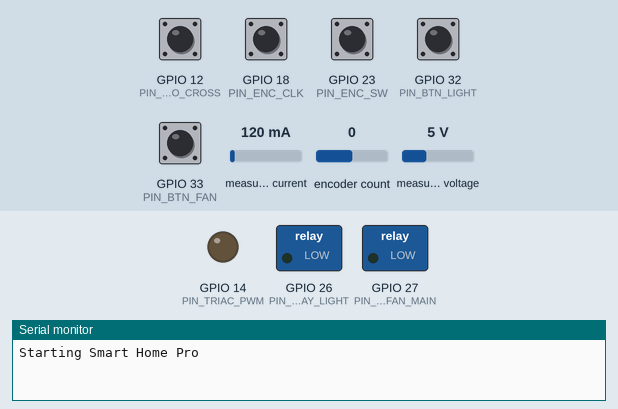
This program was run on a simulated ESP32. On the bench: switched loads named in the program (green lamp = pin HIGH), output pins drawn as LEDs (lit = HIGH), the last lines printed to the serial monitor. The inputs (shaded band) are chosen by the test bench; at power-on: GPIO 12 (PIN_ZERO_CROSS), GPIO 18 (PIN_ENC_CLK), GPIO 23 (PIN_ENC_SW), GPIO 32 (PIN_BTN_LIGHT), GPIO 33 (PIN_BTN_FAN) HIGH, measured current 120 mA, encoder count 0, measured voltage 5 V. WiFi joins after 1.5 s; servers stay silent unless stated.

Above: at 1.2 s.
1.3 s: GPIO 23 (PIN_ENC_SW) pulled LOW for 0.15 s
At 2.2 s:
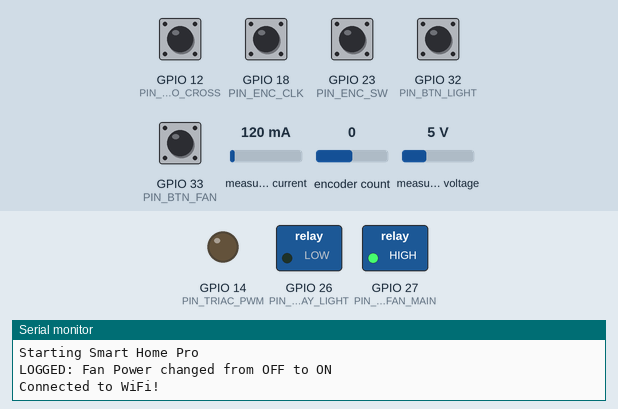
2.9 s: GPIO 32 (PIN_BTN_LIGHT) pulled LOW for 0.15 s
At 4.1 s:
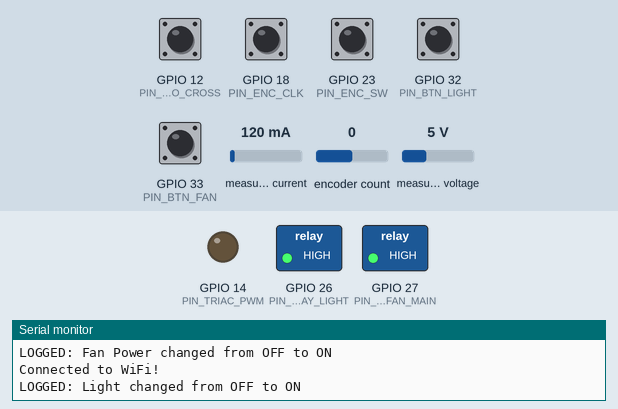
4.5 s: GPIO 33 (PIN_BTN_FAN) pulled LOW for 0.15 s
At 5.7 s:
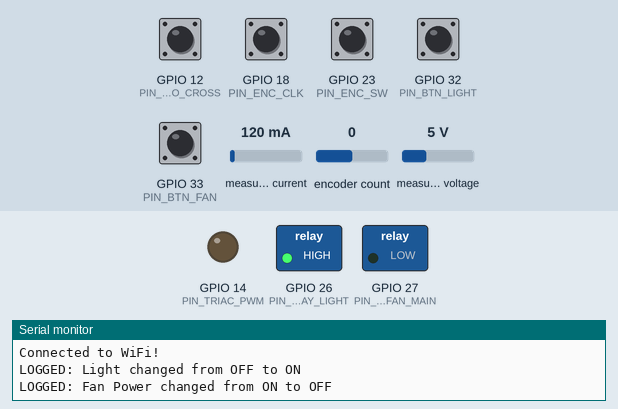
6.1 s: GPIO 32 (PIN_BTN_LIGHT) pulled LOW for 1 s
At 7.6 s:
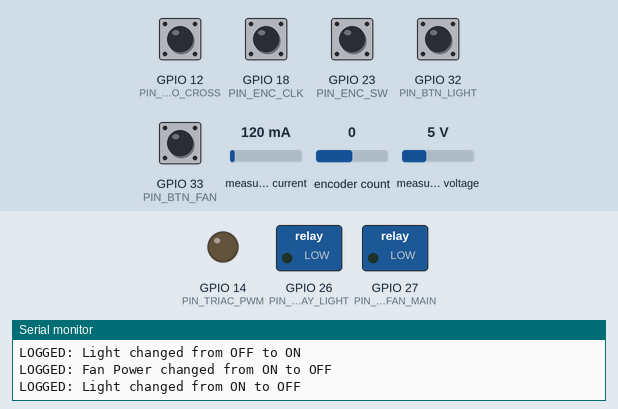
8.6 s: GPIO 23 (PIN_ENC_SW) pulled LOW for 1 s
At 9.8 s:
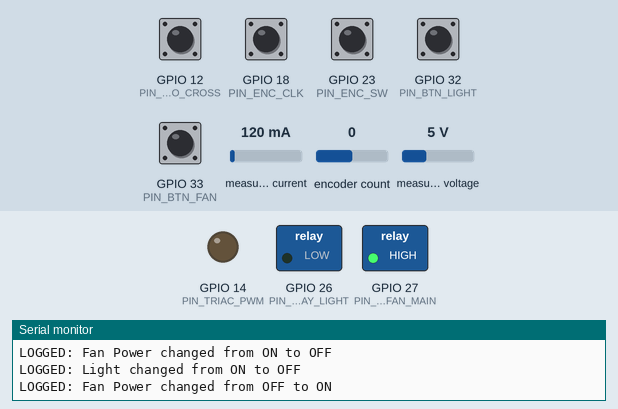
Timing chart, 0 to 11.6 s (numbered marks = the images above; inputs shaded):
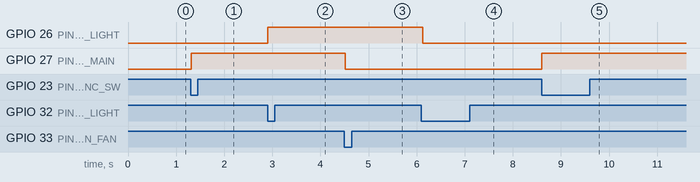

Measured:
- after the input at 1.3 s, GPIO 27 (PIN_RELAY_FAN_MAIN): LOW → HIGH at once
- after the input at 2.9 s, GPIO 26 (PIN_RELAY_LIGHT): LOW → HIGH at once
- after the input at 4.5 s, GPIO 27 (PIN_RELAY_FAN_MAIN): HIGH → LOW at once
- after the input at 6.1 s, GPIO 26 (PIN_RELAY_LIGHT): HIGH → LOW at once
- after the input at 8.6 s, GPIO 27 (PIN_RELAY_FAN_MAIN): LOW → HIGH at once

The program:

main.cpp
```cpp
#include <Arduino.h>
#include "Config.h"
#include "NetworkManager.h"
#include "FanController.h"
#include "PowerMonitor.h"
#include "InputManager.h"

// FreeRTOS Task Handles
TaskHandle_t NetworkTaskHandle;
TaskHandle_t HardwareTaskHandle;

// Global State
bool currentLightOn = false;
bool currentFanOn = false;
int currentFanSpeed = 50;

void onLightToggle() {
    bool prevState = currentLightOn;
    currentLightOn = !currentLightOn;
    digitalWrite(PIN_RELAY_LIGHT, currentLightOn ? HIGH : LOW);
    network.updateFirebaseState(currentLightOn, currentFanOn, currentFanSpeed, powerMonitor.getVoltage(), powerMonitor.getCurrent(), powerMonitor.getPower(), powerMonitor.getEnergy());
    network.logEvent("Light", prevState ? "ON" : "OFF", currentLightOn ? "ON" : "OFF");
}

void onFanToggle() {
    bool prevState = currentFanOn;
    currentFanOn = !currentFanOn;
    digitalWrite(PIN_RELAY_FAN_MAIN, currentFanOn ? HIGH : LOW);
    if(currentFanOn) {
        fan.setSpeed(currentFanSpeed);
    } else {
        fan.setSpeed(0);
    }
    network.updateFirebaseState(currentLightOn, currentFanOn, currentFanSpeed, powerMonitor.getVoltage(), powerMonitor.getCurrent(), powerMonitor.getPower(), powerMonitor.getEnergy());
    network.logEvent("Fan Power", prevState ? "ON" : "OFF", currentFanOn ? "ON" : "OFF");
}

void onEncoderTurn(int direction) {
    if(!currentFanOn) return;

    int prevSpeed = currentFanSpeed;
    currentFanSpeed += (direction * 5); // Change by 5% increments
    if(currentFanSpeed > 100) currentFanSpeed = 100;
    if(currentFanSpeed < 0) currentFanSpeed = 0;

    fan.setSpeed(currentFanSpeed);
    network.updateFirebaseState(currentLightOn, currentFanOn, currentFanSpeed, powerMonitor.getVoltage(), powerMonitor.getCurrent(), powerMonitor.getPower(), powerMonitor.getEnergy());
    network.logEvent("Fan Speed", String(prevSpeed) + "%", String(currentFanSpeed) + "%");
}

void NetworkTask(void *pvParameters) {
    network.begin();
    for(;;) {
        network.loop();
        vTaskDelay(pdMS_TO_TICKS(10)); // Yield
    }
}

void HardwareTask(void *pvParameters) {
    // Init hardware components
    pinMode(PIN_RELAY_LIGHT, OUTPUT);
    pinMode(PIN_RELAY_FAN_MAIN, OUTPUT);
    digitalWrite(PIN_RELAY_LIGHT, LOW);
    digitalWrite(PIN_RELAY_FAN_MAIN, LOW);

    fan.begin();
    powerMonitor.begin();
    inputManager.begin();

    inputManager.onLightToggle(onLightToggle);
    inputManager.onFanToggle(onFanToggle);
    inputManager.onEncoderTurn(onEncoderTurn);
    // Use encoder press for Fan Toggle as well
    inputManager.onEncoderPress(onFanToggle);

    for(;;) {
        inputManager.update();
        powerMonitor.update();

        vTaskDelay(pdMS_TO_TICKS(20));
    }
}

void setup() {
    Serial.begin(115200);
    Serial.println("Starting Smart Home Pro");

    // Network Task on Core 0 (Protocol Core)
    xTaskCreatePinnedToCore(
        NetworkTask,
        "NetworkTask",
        8192,
        NULL,
        1,
        &NetworkTaskHandle,
        0
    );

    // Hardware Task on Core 1 (App Core)
    xTaskCreatePinnedToCore(
        HardwareTask,
        "HardwareTask",
        4096,
        NULL,
        2,
        &HardwareTaskHandle,
        1
    );
}

void loop() {
    // Delete setup/loop task to free memory, as we use FreeRTOS tasks
    vTaskDelete(NULL);
}
```

FanController.cpp
```cpp
#include "FanController.h"
#include "Config.h"

FanController fan;

volatile uint32_t delayTime = 0;
volatile bool zeroCrossed = false;
hw_timer_t * timer = NULL;

void IRAM_ATTR FanController::zeroCrossInterrupt() {
    zeroCrossed = true;
    if(delayTime > 0) {
        timerAlarmWrite(timer, delayTime, false);
        timerRestart(timer);
        timerAlarmEnable(timer);
    }
}

void IRAM_ATTR FanController::timerInterrupt() {
    if(zeroCrossed) {
        digitalWrite(PIN_TRIAC_PWM, HIGH);
        delayMicroseconds(10);
        digitalWrite(PIN_TRIAC_PWM, LOW);
        zeroCrossed = false;
    }
}

void FanController::begin() {
    pinMode(PIN_TRIAC_PWM, OUTPUT);
    digitalWrite(PIN_TRIAC_PWM, LOW);
    pinMode(PIN_ZERO_CROSS, INPUT_PULLUP);

    timer = timerBegin(0, 80, true); // 1us tick (80MHz/80)
    timerAttachInterrupt(timer, &FanController::timerInterrupt, true);

    attachInterrupt(digitalPinToInterrupt(PIN_ZERO_CROSS), &FanController::zeroCrossInterrupt, RISING);
}

void FanController::setSpeed(uint8_t percentage) {
    currentSpeed = percentage;
    if (percentage == 0) {
        delayTime = 0; // Off
        digitalWrite(PIN_TRIAC_PWM, LOW);
    } else if (percentage >= 100) {
        delayTime = 50; // Almost immediate firing
    } else {
        // Map 1-99% to delay time in microseconds
        // 50Hz AC half cycle is 10000us
        delayTime = map(percentage, 1, 99, 9000, 1000);
    }
}
```

FanController.h
```cpp
#pragma once
#include <Arduino.h>

class FanController {
public:
    void begin();
    void setSpeed(uint8_t percentage); // 0 - 100
    uint8_t getSpeed() const { return currentSpeed; }

    static void IRAM_ATTR zeroCrossInterrupt();
    static void IRAM_ATTR timerInterrupt();

private:
    uint8_t currentSpeed = 0;
};

extern FanController fan;
```

InputManager.cpp
```cpp
#include "InputManager.h"
#include "Config.h"

InputManager inputManager;

// ISR for Rotary Encoder
void IRAM_ATTR checkPosition() {
    inputManager.getEncoder()->tick();
}

void InputManager::begin() {
    pinMode(PIN_BTN_LIGHT, INPUT_PULLUP);
    pinMode(PIN_BTN_FAN, INPUT_PULLUP);
    pinMode(PIN_ENC_SW, INPUT_PULLUP);

    encoder = new RotaryEncoder(PIN_ENC_DT, PIN_ENC_CLK, RotaryEncoder::LatchMode::TWO03);

    attachInterrupt(digitalPinToInterrupt(PIN_ENC_CLK), checkPosition, CHANGE);
    attachInterrupt(digitalPinToInterrupt(PIN_ENC_DT), checkPosition, CHANGE);
}

void InputManager::update() {
    // Encoder position check is handled via ISR, but we check if position changed here
    int newPos = encoder->getPosition();
    if (newPos != 0) {
        if(encCb) encCb(newPos);
        encoder->setPosition(0);
    }

    unsigned long currentMillis = millis();

    // Debounce Light Button
    bool lightReading = digitalRead(PIN_BTN_LIGHT);
    if (lightReading != lastLightBtn) {
        if (currentMillis - lastDebounceLight > 50) {
            if (lightReading == LOW && lightCb) {
                lightCb();
            }
            lastLightBtn = lightReading;
            lastDebounceLight = currentMillis;
        }
    }

    // Debounce Fan Button
    bool fanReading = digitalRead(PIN_BTN_FAN);
    if (fanReading != lastFanBtn) {
        if (currentMillis - lastDebounceFan > 50) {
            if (fanReading == LOW && fanCb) {
                fanCb();
            }
            lastFanBtn = fanReading;
            lastDebounceFan = currentMillis;
        }
    }

    // Debounce Encoder Button
    bool encReading = digitalRead(PIN_ENC_SW);
    if (encReading != lastEncBtn) {
        if (currentMillis - lastDebounceEnc > 50) {
            if (encReading == LOW && encPressCb) {
                encPressCb();
            }
            lastEncBtn = encReading;
            lastDebounceEnc = currentMillis;
        }
    }
}
```

InputManager.h
```cpp
#pragma once
#include <Arduino.h>
#include <RotaryEncoder.h>

class InputManager {
public:
    void begin();
    void update();

    typedef void (*ButtonCallback)();
    typedef void (*EncoderCallback)(int direction);

    void onLightToggle(ButtonCallback cb) { lightCb = cb; }
    void onFanToggle(ButtonCallback cb) { fanCb = cb; }
    void onEncoderTurn(EncoderCallback cb) { encCb = cb; }
    void onEncoderPress(ButtonCallback cb) { encPressCb = cb; }

    RotaryEncoder* getEncoder() { return encoder; }

private:
    RotaryEncoder* encoder;
    ButtonCallback lightCb = nullptr;
    ButtonCallback fanCb = nullptr;
    EncoderCallback encCb = nullptr;
    ButtonCallback encPressCb = nullptr;

    bool lastLightBtn = HIGH;
    bool lastFanBtn = HIGH;
    bool lastEncBtn = HIGH;

    unsigned long lastDebounceLight = 0;
    unsigned long lastDebounceFan = 0;
    unsigned long lastDebounceEnc = 0;
};

extern InputManager inputManager;
```

NetworkManager.cpp
```cpp
#include "NetworkManager.h"

NetworkManager network;

void NetworkManager::begin() {
    initWiFi();
    initFirebase();
}

void NetworkManager::initWiFi() {
    WiFiManager wm;
    bool res = wm.autoConnect("SmartHome_ESP32", "admin123");
    if(!res) {
        Serial.println("Failed to connect");
        ESP.restart();
    }
    else {
        Serial.println("Connected to WiFi!");
    }
}

void NetworkManager::initFirebase() {
    config.api_key = FIREBASE_API_KEY;

    // Anonymous auth or email/pass. Usually email/pass for devices.
    auth.user.email = "device@smarthome.local";
    auth.user.password = "device1234";

    Firebase.begin(&config, &auth);
    Firebase.reconnectWiFi(true);
}

void NetworkManager::loop() {
    if (Firebase.ready() && (millis() - sendDataPrevMillis > HEARTBEAT_INTERVAL_MS || sendDataPrevMillis == 0)) {
        sendDataPrevMillis = millis();
        // Send heartbeat to RTDB
        Firebase.RTDB.setInt(&fbdo, "devices/main_controller/lastSeen", millis());
    }
}

void NetworkManager::updateFirebaseState(bool lightOn, bool fanOn, int fanSpeed, float voltage, float current, float power, float energy) {
    if(Firebase.ready()){
        // Ultra-low latency RTDB push
        FirebaseJson json;
        json.set("lightOn", lightOn);
        json.set("fanOn", fanOn);
        json.set("fanSpeed", fanSpeed);
        json.set("voltage", voltage);
        json.set("power", power);
        Firebase.RTDB.setJSON(&fbdo, "devices/main_controller", &json);
    }
}

void NetworkManager::logEvent(const String& device, const String& previousState, const String& newState) {
    if(Firebase.ready()){
        // Log to Firestore collection
        FirebaseJson content;
        content.set("fields/device/stringValue", device.c_str());
        content.set("fields/previousState/stringValue", previousState.c_str());
        content.set("fields/newState/stringValue", newState.c_str());
        content.set("fields/source/stringValue", "Manual");

        // This pushes a new document to the "logs" collection
        // Firebase.Firestore.createDocument(&fbdo, FIREBASE_PROJECT_ID, "", "logs", content.raw());
        Serial.printf("LOGGED: %s changed from %s to %s\n", device.c_str(), previousState.c_str(), newState.c_str());
    }
}
```

NetworkManager.h
```cpp
#pragma once

#include <Arduino.h>
#include <WiFiManager.h>
#include <Firebase_ESP_Client.h>
#include "Config.h"
#include "addons/TokenHelper.h"

class NetworkManager {
public:
    void begin();
    void loop();
    void updateFirebaseState(bool lightOn, bool fanOn, int fanSpeed, float voltage, float current, float power, float energy);
    void logEvent(const String& device, const String& previousState, const String& newState);


    typedef void (*StateChangeCallback)(bool lightOn, bool fanOn, int fanSpeed);
    void setStateChangeCallback(StateChangeCallback cb) { callback = cb; }

private:
    FirebaseData fbdo;
    FirebaseAuth auth;
    FirebaseConfig config;
    unsigned long sendDataPrevMillis = 0;
    StateChangeCallback callback = nullptr;

    void initWiFi();
    void initFirebase();
};

extern NetworkManager network;
```

OTAManager.cpp
```cpp
#include "OTAManager.h"
#include <WiFi.h>

OTAManager ota;

void OTAManager::begin() {
    // Init OTA if using ArduinoOTA
}

void OTAManager::loop() {
    // Handle ArduinoOTA.handle() if using local OTA
}

void OTAManager::checkForUpdates(const String& currentVersion) {
    if (WiFi.status() != WL_CONNECTED) return;

    // HTTP OTA Logic
    // HTTPClient http;
    // http.begin("https://your-server.com/firmware.bin");
    // int httpCode = http.GET();
    // if(httpCode == 200) {
    //     int contentLength = http.getSize();
    //     bool canBegin = Update.begin(contentLength);
    //     if(canBegin) {
    //         WiFiClient * client = http.getStreamPtr();
    //         size_t written = Update.writeStream(*client);
    //         if(written == contentLength) {
    //             if(Update.end()) {
    //                 ESP.restart();
    //             }
    //         }
    //     }
    // }
    // http.end();
}
```

OTAManager.h
```cpp
#pragma once
#include <Arduino.h>
#include <Update.h>
#include <HTTPClient.h>

class OTAManager {
public:
    void begin();
    void loop();
    void checkForUpdates(const String& currentVersion);

private:
    unsigned long lastCheck = 0;
};

extern OTAManager ota;
```

PowerMonitor.cpp
```cpp
#include "PowerMonitor.h"
#include "Config.h"

PowerMonitor powerMonitor;

void PowerMonitor::begin() {
    Serial2.begin(9600, SERIAL_8N1, PIN_PZEM_RX, PIN_PZEM_TX);
    pzem = new PZEM004Tv30(Serial2);
}

void PowerMonitor::update() {
    if (millis() - lastRead > 2000) {
        lastRead = millis();
        voltage = pzem->voltage();
        current = pzem->current();
        power = pzem->power();
        energy = pzem->energy();

        if(isnan(voltage)) {
            voltage = 0;
            current = 0;
            power = 0;
            // Serial.println("Error reading PZEM");
        }
    }
}
```

PowerMonitor.h
```cpp
#pragma once
#include <Arduino.h>
#include <PZEM004Tv30.h>

class PowerMonitor {
public:
    void begin();
    void update();

    float getVoltage() const { return voltage; }
    float getCurrent() const { return current; }
    float getPower() const { return power; }
    float getEnergy() const { return energy; }

private:
    PZEM004Tv30* pzem;
    float voltage = 0.0;
    float current = 0.0;
    float power = 0.0;
    float energy = 0.0;
    unsigned long lastRead = 0;
};

extern PowerMonitor powerMonitor;
```

Config.h
```cpp
#pragma once

#include <Arduino.h>

// ---------------------------------------------------------
// FIREBASE CONFIGURATION
// ---------------------------------------------------------
#define FIREBASE_PROJECT_ID "your-project"
#define FIREBASE_CLIENT_EMAIL "firebase-adminsdk-xxx@your-project.iam.gserviceaccount.com"
const char FIREBASE_PRIVATE_KEY[] PROGMEM = "-----BEGIN PRIVATE KEY-----\n...\n-----END PRIVATE KEY-----\n";

#define FIREBASE_API_KEY "AIzaSy..."

// ---------------------------------------------------------
// PIN CONFIGURATION
// ---------------------------------------------------------

// Relays
#define PIN_RELAY_LIGHT 26
#define PIN_RELAY_FAN_MAIN 27

// Dimmer / Fan Speed (Triac)
#define PIN_TRIAC_PWM 14
#define PIN_ZERO_CROSS 12

// Rotary Encoder
#define PIN_ENC_CLK 18
#define PIN_ENC_DT 19
#define PIN_ENC_SW 23

// Push Buttons
#define PIN_BTN_LIGHT 32
#define PIN_BTN_FAN 33

// PZEM-004T
#define PIN_PZEM_RX 16
#define PIN_PZEM_TX 17

// LEDs
#define PIN_LED_WIFI 2

// ---------------------------------------------------------
// OTHER DEFINES
// ---------------------------------------------------------
#define HEARTBEAT_INTERVAL_MS 10000
```
